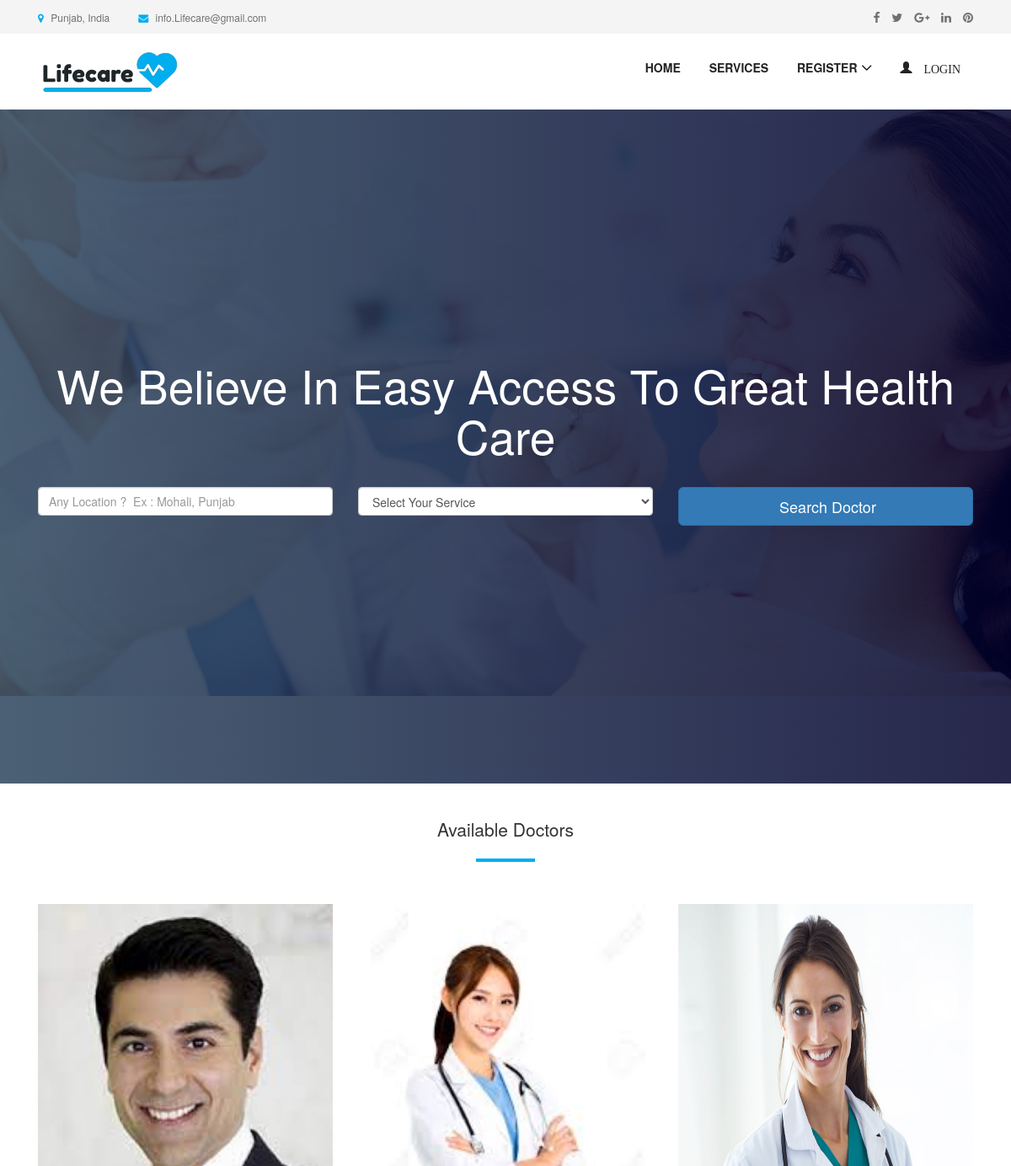
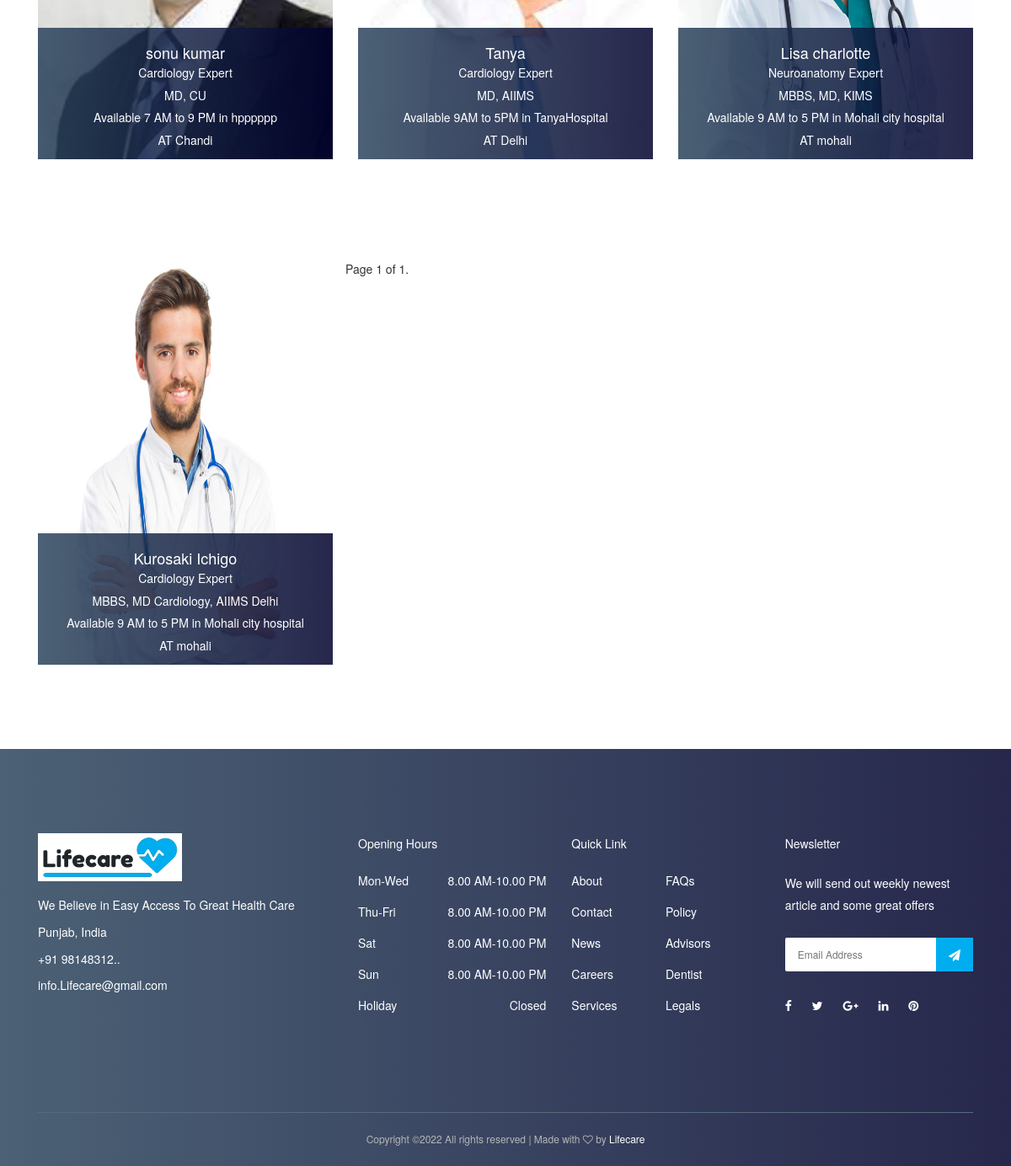
The page / on the database its author committed (2 pictures, top to bottom).
### appointment/models.py (models this page shows, shortened)
class Appointment(models.Model):
    user = models.ForeignKey(User, on_delete=models.CASCADE)
    full_name = models.CharField(max_length=100)
    image = models.ImageField(null=True, blank=True)
    location = models.CharField(max_length=100)
    start_time = models.CharField(max_length=10)
    end_time = models.CharField(max_length=10)
    qualification_name = models.CharField(max_length=100)
    institute_name = models.CharField(max_length=100)
    hospital_name = models.CharField(max_length=100)
    department = models.CharField(choices=department, max_length=100)
    created_at = models.DateTimeField(default=timezone.now)

### appointment/views.py (the view)
# urls.py: path('', HomePageView.as_view(), name='home'),
class HomePageView(ListView):
    paginate_by = 9
    model = Appointment
    context_object_name = 'home'
    template_name = "home.html"
    def get_queryset(self):
        return self.model.objects.all().order_by('-id')

### templates/home.html (shortened to what this page needs)
 {% extends 'base.html' %}
{% load static %}
{% block content %}
  <section class="welcome-area">
    <div class="welcome-slides owl-carousel">
      <div class="welcome-welcome-slide bg-img bg-gradient-overlay jarallax"  style="background-image: url('{% static 'img/bg-img/1.jpg' %}');">
        <div class="container h-100">
          <div class="row h-100 align-items-center">
            <div class="col-12">
              <div class="welcome-text text-center">
                <h2 data-animation="fadeInUp" data-delay="100ms">We Believe in Easy Access To Great Health Care</h2>
                <div class="welcome-btn-group">
                    <form id="job-main-form" method="get" action="{% url 'appointment:search' %}" class="search-doctor-form">
                    <div class="row mb-5">
                        <div class="col-12 col-sm-6 col-md-6 col-lg-4 mb-4 mb-lg-0">
                            <input type="text" id="location" name="location"
                                   class="form-control form-control-lg" placeholder="Any Location ?  Ex : Mohali, Punjab">
                        </div>
                        <div class="col-12 col-sm-6 col-md-6 col-lg-4 mb-4 mb-lg-0">
                            <select id="department" name="department" class="form-control">
                                <option style="display: none;" >Select Your Service</option>
                            </select>
                        </div>
                        <div class="col-12 col-sm-6 col-md-6 col-lg-4 mb-4 mb-lg-0">
                            <button type="submit" class="btn btn-primary btn-lg btn-block text-black btn-search">Search Doctor
                            </button>
                        </div>
                    </div>
                </form>
                </div>
              </div>
            </div>
          </div>
        </div>
      </div>
    </div>
  </section>
    <section class="dentist-area section-padding-35-0">
        <div class="container">
            <div class="row">
                <div class="col-12">
                    <div class="section-heading text-center">
                        <h3 class="lead">Available Doctors </h3>
                        <div class="line"></div>
                    </div>
                </div>
            </div>
            <div class="row">
                {% for apt in home %}
                    <div class="col-12 col-sm-6 col-md-4">
                        <div class="single-dentist-area mb-100">
                            <img style="height: 500px; width: 600px" src="{{ apt.image.url }}" alt="">
                            <div class="dentist-content">
                                <div class="dentist-info bg-gradient-overlay">
                                    {% if request.user.is_authenticated and request.user.role == 'patient' %}
                                        <h5>{{ apt.full_name }}</h5>
                                        <p>{{ apt.department }} Expert</p>
                                        <p>{{ apt.qualification_name }}, {{ apt.institute_name }}</p>
                                        <p>Available {{ apt.start_time }} to {{ apt.end_time }}
                                            in {{ apt.hospital_name }}</p>
                                        <p>
                                            AT {{ apt.location }} <i class="fa fa-th"></i>
                                            <a href="{% url 'appointment:take-appointment' apt.id %}"> Take
                                                Appointment</a>
                                        </p>
                                        {% else %}
                                         <h5>{{ apt.full_name }}</h5>
                                        <p>{{ apt.department }} Expert</p>
                                        <p>{{ apt.qualification_name }}, {{ apt.institute_name }}</p>
                                        <p>Available {{ apt.start_time }} to {{ apt.end_time }}
                                            in {{ apt.hospital_name }}</p>
                                        <p>
                                            AT {{ apt.location }} </p>
                                    {% endif %}
                                </div>
                            </div>
                        </div>
                    </div>
                {% endfor %}
                <div class="pagination">
    <span class="step-links">
        <span class="current">
            Page {{ page_obj.number }} of {{ page_obj.paginator.num_pages }}.
        </span>
    </span>
                </div>
            </div>
        </div>
    </section>
{% endblock %}

### templates/base.html (shortened to what this page needs)
{% load static %}
<!DOCTYPE html>
<html lang="en">
<head>
  <link rel="stylesheet" href="{% static 'style.css' %}">
<link rel="stylesheet" href="https://maxcdn.bootstrapcdn.com/bootstrap/3.3.7/css/bootstrap.min.css">
</head>
<body>
   {% include 'nav.html' %}
      {% block content %}
  {% endblock  %}
  <footer class="footer-area bg-img bg-gradient-overlay">
    <div class="container">
      <div class="row">
        <div class="col-12 col-sm-6 col-lg-4">
          <div class="single-footer-widget">
            <a href="./index.html" class="d-block mb-4"><img src="{% static 'img/logo1.png' %}" alt=""></a>
            <div class="footer-contact">
                 <p> We Believe in Easy Access To Great Health Care</p>
              <p> Punjab, India</p>
              <p> +91 98148312..</p>
              <p> info.Lifecare@gmail.com</p>
            </div>
          </div>
        </div>
        <div class="col-12 col-sm-6 col-lg">
          <div class="single-footer-widget">
            <h5 class="widget-title">Opening Hours</h5>
            <ul class="opening-hours">
              <li><span>Mon-Wed</span> <span>8.00 AM-10.00 PM</span></li>
              <li><span>Thu-Fri</span> <span>8.00 AM-10.00 PM</span></li>
              <li><span>Sat</span> <span>8.00 AM-10.00 PM</span></li>
              <li><span>Sun</span> <span>8.00 AM-10.00 PM</span></li>
              <li><span>Holiday</span> <span>Closed</span></li>
            </ul>
          </div>
        </div>
        <div class="col-12 col-sm-6 col-lg">
          <div class="single-footer-widget">
            <h5 class="widget-title">Quick Link</h5>
            <nav>
              <ul class="quick-links">
                <li><a href="#">About</a></li>
                <li><a href="#">FAQs</a></li>
                <li><a href="#">Contact</a></li>
                <li><a href="#">Policy</a></li>
                <li><a href="#">News</a></li>
                <li><a href="#">Advisors</a></li>
                <li><a href="#">Careers</a></li>
                <li><a href="#">Dentist</a></li>
                <li><a href="#">Services</a></li>
                <li><a href="#">Legals</a></li>
              </ul>
            </nav>
          </div>
        </div>
        <div class="col-12 col-sm-6 col-lg">
          <div class="single-footer-widget">
            <h5 class="widget-title">Newsletter</h5>
            <p>We will send out weekly newest article and some great offers</p>
            <div class="footer-newsletter-form">
              <form action="#" method="post">
                <input type="email" name="nl-email" value="" placeholder="Email Address">
                <button type="submit"><i class="fa fa-paper-plane" aria-hidden="true"></i></button>
              </form>
            </div>
            <div class="footer-social-info">
              <a href="#" data-toggle="tooltip" data-placement="top" title="Facebook"><i class="fa fa-facebook"></i></a>
              <a href="#" data-toggle="tooltip" data-placement="top" title="Twitter"><i class="fa fa-twitter"></i></a>
              <a href="#" data-toggle="tooltip" data-placement="top" title="Google Plus"><i class="fa fa-google-plus"></i></a>
              <a href="#" data-toggle="tooltip" data-placement="top" title="Linkedin"><i class="fa fa-linkedin"></i></a>
              <a href="#" data-toggle="tooltip" data-placement="top" title="Pinterest"><i class="fa fa-pinterest"></i></a>
            </div>
          </div>
        </div>
      </div>
    </div>
    <div class="container">
      <div class="row">
        <div class="col-12">
          <div class="copywrite-content">
            <p>
Copyright &copy;<script>document.write(new Date().getFullYear());</script> All rights reserved | Made with <i class="fa fa-heart-o" aria-hidden="true"></i> by <a href="{% url 'appointment:home' %}" target="_blank">Lifecare</a>
</p>
          </div>
        </div>
      </div>
    </div>
  </footer>
</body>
</html>

### templates/nav.html (shortened to what this page needs)
{% load static %}
<header class="header-area">
    <div class="top-header-area">
        <div class="container h-100">
            <div class="row h-100 align-items-center">
                <div class="col-6 col-md-9 col-lg-8">
                    <div class="top-header-content">
                        <a href="#" data-toggle="tooltip" data-placement="bottom" title="Punjab, India"><i
                                class="fa fa-map-marker"></i> <span>Punjab, India</span></a>
                        <a href="mailto:Lifecare@example.com" data-toggle="tooltip" data-placement="bottom" title="info.Lifecare@gmail.com"><i
                                class="fa fa-envelope"></i> <span>info.Lifecare@gmail.com</span></a>
                    </div>
                </div>
                <div class="col-6 col-md-3 col-lg-4">
                    <div class="top-header-social-info text-right">
                        <a href="#" data-toggle="tooltip" data-placement="bottom" title="Facebook"><i
                                class="fa fa-facebook"></i></a>
                        <a href="#" data-toggle="tooltip" data-placement="bottom" title="Twitter"><i
                                class="fa fa-twitter"></i></a>
                        <a href="#" data-toggle="tooltip" data-placement="bottom" title="Google Plus"><i
                                class="fa fa-google-plus"></i></a>
                        <a href="#" data-toggle="tooltip" data-placement="bottom" title="Linkedin"><i
                                class="fa fa-linkedin"></i></a>
                        <a href="#" data-toggle="tooltip" data-placement="bottom" title="Pinterest"><i
                                class="fa fa-pinterest"></i></a>
                    </div>
                </div>
            </div>
        </div>
    </div>
    <div class="main-header-area">
        <div class="classy-nav-container breakpoint-off">
            <div class="container">
                <nav class="classy-navbar justify-content-between" id="dentoNav">
                    <a class="nav-brand" href="{% url 'appointment:home' %}"><img src="{% static 'img/logo1.png' %}" alt="">
                    </a>
                    <div class="classy-menu">
                        <div class="classynav">
                            <ul id="nav">
                                <li><a href="{% url 'appointment:home' %} ">Home</a></li>
                                <li><a href="{% url 'appointment:service' %}">Services</a></li>
                                {% if request.user.is_authenticated and request.user.role == 'doctor' %}
                                    <li>
                                        <a href="">
                                            <span class="glyphicon glyphicon-user">
                                                    {{ request.user.first_name }}
                                            </span>
                                        </a>
                                        <ul class="dropdown">
                                            <li><a href="{% url 'accounts:doctor-profile-update'  %}"> EDIT PROFILE</a></li>
                                            <li><a href="{% url 'appointment:patient-list' %}"> PATIENTS</a></li>
                                            <li><a href="{% url 'appointment:doctor-appointment' %}">  APPOINTMENTS</a></li>
                                            <li><a href="{% url 'appointment:doctor-appointment-create' %}"> CREATE APPOINTMENT</a></li>
                                            <li><a href="{% url 'accounts:logout' %}"> LOGOUT</a></li>
                                        </ul>
                                    </li>
                              {% else %}
                                    <li><a href="#">Register</a>
                                    </li>
                                    <li>
                                        <a href="{% url 'accounts:login' %}">
                                            <span class="glyphicon glyphicon-user"> login</span>
                                        </a>
                                    </li>
                                {% endif %}
                            </ul>
                        </div>
                    </div>
                </nav>
            </div>
        </div>
    </div>
</header>

### static/css/default-assets/classy-nav.css (style rules this page uses)
body { font-family: "Roboto", sans-serif; }
ul { margin: 0; }
ul li { list-style: none; }
img { height: auto; max-width: 100%; }
.bg-img { background-position: center center; background-size: cover; background-repeat: no-repeat; }
.classy-nav-container { position: relative; z-index: 100; background-color: #ffffff; }
.classy-nav-container * { box-sizing: border-box; }
.classy-nav-container a { -webkit-transition-duration: 500ms; transition-duration: 500ms; text-decoration: none; outline: none; font-size: 14px; font-weight: 400; color: #232323; display: inline-block; }
.justify-content-between { -webkit-box-pack: justify; -ms-flex-pack: justify; justify-content: space-between; }
.classy-navbar { width: 100%; height: 70px; padding: 0.5em 2em; display: -webkit-box; display: -ms-flexbox; display: flex; -webkit-box-align: center; -ms-flex-align: center; -ms-grid-row-align: center; align-items: center; }
.classy-navbar .nav-brand { font-size: 26px; font-weight: 500; color: #565656; display: inline-block; margin-right: 30px; }
.classynav ul li { display: inline-block; clear: both; position: inherit; z-index: 10; }
.classynav ul li.cn-dropdown-item { position: relative; z-index: 10; }
.classynav ul li a { padding: 0 12px; display: block; height: 35px; font-size: 14px; line-height: 34px; }
.classynav ul li.megamenu-item>a:after, .classynav ul li.has-down>a:after { font-family: 'classyfonts'; content: "\e900"; font-size: 12px; color: #000000; padding-left: 5px; -webkit-transition-duration: 500ms; transition-duration: 500ms; }
.breakpoint-off .classynav { display: -webkit-box; display: -ms-flexbox; display: flex; -webkit-box-align: center; -ms-flex-align: center; -ms-grid-row-align: center; align-items: center; }

### rows shown on the page
Appointment: image (picture), full_name "sonu kumar", department "Cardiology", qualification_name "MD", institute_name "CU", start_time "7 AM", end_time "9 PM", hospital_name "hpppppp", location "Chandi"
Appointment: image (picture), full_name "Tanya", department "Cardiology", qualification_name "MD", institute_name "AIIMS", start_time "9AM", end_time "5PM", hospital_name "TanyaHospital", location "Delhi"
Appointment: image (picture), full_name "Lisa charlotte", department "Neuroanatomy", qualification_name "MBBS, MD", institute_name "KIMS", start_time "9 AM", end_time "5 PM", hospital_name "Mohali city hospital", location "mohali"
Appointment: image (picture), full_name "Kurosaki Ichigo", department "Cardiology", qualification_name "MBBS, MD Cardiology", institute_name "AIIMS Delhi", start_time "9 AM", end_time "5 PM", hospital_name "Mohali city hospital", location "mohali"

### other values the page prints
{{ page_obj.number }} "1"
{{ page_obj.paginator.num_pages }} "1"
